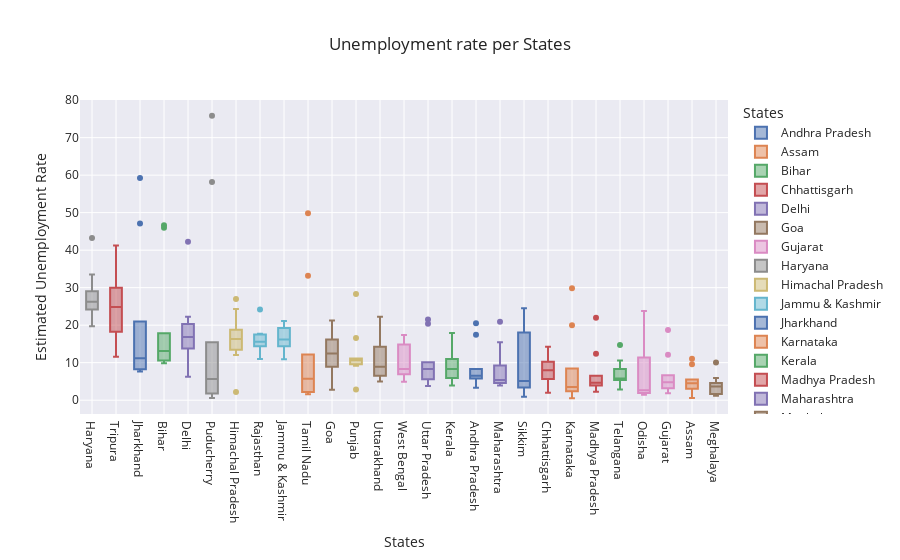

The code cell stored with this chart in its notebook:
### Code cell
import plotly.express as px
fig = px.box(df, x='States', y='Estimated Unemployment Rate', color='States', title='Unemployment rate per States', template='seaborn')
fig.update_layout(xaxis={'categoryorder': 'total descending'})
fig.show()

### Figure 1 — Plotly figure (JSON) as saved in the notebook; plotly's stock layout.template omitted (floating-point values rounded to 4 significant figures)
{"data": [{"alignmentgroup": "True", "hovertemplate": "States=%{x}<br>Estimated Unemployment Rate=%{y}<extra></extra>", "legendgroup": "Andhra Pradesh", "marker": {"color": "rgb(76,114,176)"}, "name": "Andhra Pradesh", "notched": false, "offsetgroup": "Andhra Pradesh", "orientation": "v", "showlegend": true, "type": "box", "x": ["Andhra Pradesh", "Andhra Pradesh", "Andhra Pradesh", "Andhra Pradesh", "Andhra Pradesh", "Andhra Pradesh", "Andhra Pradesh", "Andhra Pradesh", "Andhra Pradesh", "Andhra Pradesh"], "x0": " ", "xaxis": "x", "y": [5.48, 5.83, 5.79, 20.51, 17.43, 3.31, 8.34, 6.96, 6.4, 6.59], "y0": " ", "yaxis": "y"}, {"alignmentgroup": "True", "hovertemplate": "States=%{x}<br>Estimated Unemployment Rate=%{y}<extra></extra>", "legendgroup": "Assam", "marker": {"color": "rgb(221,132,82)"}, "name": "Assam", "notched": false, "offsetgroup": "Assam", "orientation": "v", "showlegend": true, "type": "box", "x": ["Assam", "Assam", "Assam", "Assam", "Assam", "Assam", "Assam", "Assam", "Assam", "Assam"], "x0": " ", "xaxis": "x", "y": [4.66, 4.41, 4.77, 11.06, 9.55, 0.6, 3.77, 5.53, 1.19, 3.02], "y0": " ", "yaxis": "y"}, {"alignmentgroup": "True", "hovertemplate": "States=%{x}<br>Estimated Unemployment Rate=%{y}<extra></extra>", "legendgroup": "Bihar", "marker": {"color": "rgb(85,168,104)"}, "name": "Bihar", "notched": false, "offsetgroup": "Bihar", "orientation": "v", "showlegend": true, "type": "box", "x": ["Bihar", "Bihar", "Bihar", "Bihar", "Bihar", "Bihar", "Bihar", "Bihar", "Bihar", "Bihar"], "x0": " ", "xaxis": "x", "y": [10.61, 10.29, 15.43, 46.64, 45.96, 17.82, 12.79, 13.44, 11.91, 9.82], "y0": " ", "yaxis": "y"}, {"alignmentgroup": "True", "hovertemplate": "States=%{x}<br>Estimated Unemployment Rate=%{y}<extra></extra>", "legendgroup": "Chhattisgarh", "marker": {"color": "rgb(196,78,82)"}, "name": "Chhattisgarh", "notched": false, "offsetgroup": "Chhattisgarh", "orientation": "v", "showlegend": true, "type": "box", "x": ["Chhattisgarh", "Chhattisgarh", "Chhattisgarh", "Chhattisgarh", "Chhattisgarh", "Chhattisgarh", "Chhattisgarh", "Chhattisgarh", "Chhattisgarh", "Chhattisgarh"], "x0": " ", "xaxis": "x", "y": [9.65, 8.38, 7.54, 3.41, 10.5, 14.23, 10.27, 5.63, 1.96, 6.62], "y0": " ", "yaxis": "y"}, {"alignmentgroup": "True", "hovertemplate": "States=%{x}<br>Estimated Unemployment Rate=%{y}<extra></extra>", "legendgroup": "Delhi", "marker": {"color": "rgb(129,114,179)"}, "name": "Delhi", "notched": false, "offsetgroup": "Delhi", "orientation": "v", "showlegend": true, "type": "box", "x": ["Delhi", "Delhi", "Delhi", "Delhi", "Delhi", "Delhi", "Delhi", "Delhi", "Delhi", "Delhi"], "x0": " ", "xaxis": "x", "y": [22.23, 14.84, 17.04, 16.68, 42.27, 18.19, 20.3, 13.79, 12.53, 6.27], "y0": " ", "yaxis": "y"}, {"alignmentgroup": "True", "hovertemplate": "States=%{x}<br>Estimated Unemployment Rate=%{y}<extra></extra>", "legendgroup": "Goa", "marker": {"color": "rgb(147,120,96)"}, "name": "Goa", "notched": false, "offsetgroup": "Goa", "orientation": "v", "showlegend": true, "type": "box", "x": ["Goa", "Goa", "Goa", "Goa", "Goa", "Goa", "Goa", "Goa", "Goa", "Goa"], "x0": " ", "xaxis": "x", "y": [8.89, 2.81, 5.25, 13.31, 21.25, 9.96, 17.07, 16.21, 15.38, 11.54], "y0": " ", "yaxis": "y"}, {"alignmentgroup": "True", "hovertemplate": "States=%{x}<br>Estimated Unemployment Rate=%{y}<extra></extra>", "legendgroup": "Gujarat", "marker": {"color": "rgb(218,139,195)"}, "name": "Gujarat", "notched": false, "offsetgroup": "Gujarat", "orientation": "v", "showlegend": true, "type": "box", "x": ["Gujarat", "Gujarat", "Gujarat", "Gujarat", "Gujarat", "Gujarat", "Gujarat", "Gujarat", "Gujarat", "Gujarat"], "x0": " ", "xaxis": "x", "y": [5.54, 6.38, 6.66, 18.71, 12.11, 3.2, 1.84, 1.87, 3.42, 4.03], "y0": " ", "yaxis": "y"}, {"alignmentgroup": "True", "hovertemplate": "States=%{x}<br>Estimated Unemployment Rate=%{y}<extra></extra>", "legendgroup": "Haryana", "marker": {"color": "rgb(140,140,140)"}, "name": "Haryana", "notched": false, "offsetgroup": "Haryana", "orientation": "v", "showlegend": true, "type": "box", "x": ["Haryana", "Haryana", "Haryana", "Haryana", "Haryana", "Haryana", "Haryana", "Haryana", "Haryana", "Haryana"], "x0": " ", "xaxis": "x", "y": [20.34, 25.77, 25.05, 43.22, 29.02, 26.7, 24.18, 33.5, 19.68, 27.31], "y0": " ", "yaxis": "y"}, {"alignmentgroup": "True", "hovertemplate": "States=%{x}<br>Estimated Unemployment Rate=%{y}<extra></extra>", "legendgroup": "Himachal Pradesh", "marker": {"color": "rgb(204,185,116)"}, "name": "Himachal Pradesh", "notched": false, "offsetgroup": "Himachal Pradesh", "orientation": "v", "showlegend": true, "type": "box", "x": ["Himachal Pradesh", "Himachal Pradesh", "Himachal Pradesh", "Himachal Pradesh", "Himachal Pradesh", "Himachal Pradesh", "Himachal Pradesh", "Himachal Pradesh", "Himachal Pradesh", "Himachal Pradesh"], "x0": " ", "xaxis": "x", "y": [16.83, 16.84, 18.76, 2.2, 26.95, 13.47, 24.31, 15.79, 12.04, 13.46], "y0": " ", "yaxis": "y"}, {"alignmentgroup": "True", "hovertemplate": "States=%{x}<br>Estimated Unemployment Rate=%{y}<extra></extra>", "legendgroup": "Jammu & Kashmir", "marker": {"color": "rgb(100,181,205)"}, "name": "Jammu & Kashmir", "notched": false, "offsetgroup": "Jammu & Kashmir", "orientation": "v", "showlegend": true, "type": "box", "x": ["Jammu & Kashmir", "Jammu & Kashmir", "Jammu & Kashmir", "Jammu & Kashmir", "Jammu & Kashmir", "Jammu & Kashmir", "Jammu & Kashmir", "Jammu & Kashmir", "Jammu & Kashmir"], "x0": " ", "xaxis": "x", "y": [21.08, 20.78, 15.5, 18.74, 17.92, 10.88, 11.09, 16.17, 16.14], "y0": " ", "yaxis": "y"}, {"alignmentgroup": "True", "hovertemplate": "States=%{x}<br>Estimated Unemployment Rate=%{y}<extra></extra>", "legendgroup": "Jharkhand", "marker": {"color": "rgb(76,114,176)"}, "name": "Jharkhand", "notched": false, "offsetgroup": "Jharkhand", "orientation": "v", "showlegend": true, "type": "box", "x": ["Jharkhand", "Jharkhand", "Jharkhand", "Jharkhand", "Jharkhand", "Jharkhand", "Jharkhand", "Jharkhand", "Jharkhand", "Jharkhand"], "x0": " ", "xaxis": "x", "y": [10.61, 11.85, 8.23, 47.09, 59.23, 20.95, 7.63, 9.76, 8.24, 11.8], "y0": " ", "yaxis": "y"}, {"alignmentgroup": "True", "hovertemplate": "States=%{x}<br>Estimated Unemployment Rate=%{y}<extra></extra>", "legendgroup": "Karnataka", "marker": {"color": "rgb(221,132,82)"}, "name": "Karnataka", "notched": false, "offsetgroup": "Karnataka", "orientation": "v", "showlegend": true, "type": "box", "x": ["Karnataka", "Karnataka", "Karnataka", "Karnataka", "Karnataka", "Karnataka", "Karnataka", "Karnataka", "Karnataka", "Karnataka"], "x0": " ", "xaxis": "x", "y": [2.86, 3.61, 3.46, 29.84, 19.97, 8.44, 4.01, 0.5, 2.41, 1.58], "y0": " ", "yaxis": "y"}, {"alignmentgroup": "True", "hovertemplate": "States=%{x}<br>Estimated Unemployment Rate=%{y}<extra></extra>", "legendgroup": "Kerala", "marker": {"color": "rgb(85,168,104)"}, "name": "Kerala", "notched": false, "offsetgroup": "Kerala", "orientation": "v", "showlegend": true, "type": "box", "x": ["Kerala", "Kerala", "Kerala", "Kerala", "Kerala", "Kerala", "Kerala", "Kerala", "Kerala", "Kerala"], "x0": " ", "xaxis": "x", "y": [5.31, 7.6, 8.99, 16.99, 17.88, 9.71, 7.09, 10.98, 5.91, 3.88], "y0": " ", "yaxis": "y"}, {"alignmentgroup": "True", "hovertemplate": "States=%{x}<br>Estimated Unemployment Rate=%{y}<extra></extra>", "legendgroup": "Madhya Pradesh", "marker": {"color": "rgb(196,78,82)"}, "name": "Madhya Pradesh", "notched": false, "offsetgroup": "Madhya Pradesh", "orientation": "v", "showlegend": true, "type": "box", "x": ["Madhya Pradesh", "Madhya Pradesh", "Madhya Pradesh", "Madhya Pradesh", "Madhya Pradesh", "Madhya Pradesh", "Madhya Pradesh", "Madhya Pradesh", "Madhya Pradesh", "Madhya Pradesh"], "x0": " ", "xaxis": "x", "y": [4.11, 4.57, 2.22, 12.36, 21.98, 6.48, 5.08, 4.7, 3.91, 3.13], "y0": " ", "yaxis": "y"}, {"alignmentgroup": "True", "hovertemplate": "States=%{x}<br>Estimated Unemployment Rate=%{y}<extra></extra>", "legendgroup": "Maharashtra", "marker": {"color": "rgb(129,114,179)"}, "name": "Maharashtra", "notched": false, "offsetgroup": "Maharashtra", "orientation": "v", "showlegend": true, "type": "box", "x": ["Maharashtra", "Maharashtra", "Maharashtra", "Maharashtra", "Maharashtra", "Maharashtra", "Maharashtra", "Maharashtra", "Maharashtra", "Maharashtra"], "x0": " ", "xaxis": "x", "y": [4.95, 4.69, 5.79, 20.9, 15.46, 9.23, 3.89, 6.23, 4.55, 4.1], "y0": " ", "yaxis": "y"}, {"alignmentgroup": "True", "hovertemplate": "States=%{x}<br>Estimated Unemployment Rate=%{y}<extra></extra>", "legendgroup": "Meghalaya", "marker": {"color": "rgb(147,120,96)"}, "name": "Meghalaya", "notched": false, "offsetgroup": "Meghalaya", "orientation": "v", "showlegend": true, "type": "box", "x": ["Meghalaya", "Meghalaya", "Meghalaya", "Meghalaya", "Meghalaya", "Meghalaya", "Meghalaya", "Meghalaya", "Meghalaya", "Meghalaya"], "x0": " ", "xaxis": "x", "y": [1.66, 3.59, 1.58, 10.03, 5.92, 1.15, 2.1, 3.74, 4.29, 4.6], "y0": " ", "yaxis": "y"}, {"alignmentgroup": "True", "hovertemplate": "States=%{x}<br>Estimated Unemployment Rate=%{y}<extra></extra>", "legendgroup": "Odisha", "marker": {"color": "rgb(218,139,195)"}, "name": "Odisha", "notched": false, "offsetgroup": "Odisha", "orientation": "v", "showlegend": true, "type": "box", "x": ["Odisha", "Odisha", "Odisha", "Odisha", "Odisha", "Odisha", "Odisha", "Odisha", "Odisha", "Odisha"], "x0": " ", "xaxis": "x", "y": [1.9, 3.12, 13.08, 23.76, 11.41, 3.77, 1.88, 1.42, 2.1, 2.18], "y0": " ", "yaxis": "y"}, {"alignmentgroup": "True", "hovertemplate": "States=%{x}<br>Estimated Unemployment Rate=%{y}<extra></extra>", "legendgroup": "Puducherry", "marker": {"color": "rgb(140,140,140)"}, "name": "Puducherry", "notched": false, "offsetgroup": "Puducherry", "orientation": "v", "showlegend": true, "type": "box", "x": ["Puducherry", "Puducherry", "Puducherry", "Puducherry", "Puducherry", "Puducherry", "Puducherry", "Puducherry", "Puducherry", "Puducherry"], "x0": " ", "xaxis": "x", "y": [0.58, 1.76, 1.2, 75.85, 58.19, 4.24, 15.47, 5.05, 10.9, 6.18], "y0": " ", "yaxis": "y"}, {"alignmentgroup": "True", "hovertemplate": "States=%{x}<br>Estimated Unemployment Rate=%{y}<extra></extra>", "legendgroup": "Punjab", "marker": {"color": "rgb(204,185,116)"}, "name": "Punjab", "notched": false, "offsetgroup": "Punjab", "orientation": "v", "showlegend": true, "type": "box", "x": ["Punjab", "Punjab", "Punjab", "Punjab", "Punjab", "Punjab", "Punjab", "Punjab", "Punjab", "Punjab"], "x0": " ", "xaxis": "x", "y": [11.11, 10.97, 10.32, 2.86, 28.33, 16.55, 9.19, 10.99, 9.61, 9.88], "y0": " ", "yaxis": "y"}, {"alignmentgroup": "True", "hovertemplate": "States=%{x}<br>Estimated Unemployment Rate=%{y}<extra></extra>", "legendgroup": "Rajasthan", "marker": {"color": "rgb(100,181,205)"}, "name": "Rajasthan", "notched": false, "offsetgroup": "Rajasthan", "orientation": "v", "showlegend": true, "type": "box", "x": ["Rajasthan", "Rajasthan", "Rajasthan", "Rajasthan", "Rajasthan", "Rajasthan", "Rajasthan", "Rajasthan", "Rajasthan", "Rajasthan"], "x0": " ", "xaxis": "x", "y": [10.97, 15.16, 11.9, 17.7, 15.74, 14.39, 15.81, 17.51, 15.35, 24.15], "y0": " ", "yaxis": "y"}, {"alignmentgroup": "True", "hovertemplate": "States=%{x}<br>Estimated Unemployment Rate=%{y}<extra></extra>", "legendgroup": "Sikkim", "marker": {"color": "rgb(76,114,176)"}, "name": "Sikkim", "notched": false, "offsetgroup": "Sikkim", "orientation": "v", "showlegend": true, "type": "box", "x": ["Sikkim", "Sikkim", "Sikkim", "Sikkim", "Sikkim", "Sikkim", "Sikkim", "Sikkim"], "x0": " ", "xaxis": "x", "y": [23.57, 2.28, 24.51, 4.46, 4.45, 12.49, 5.7, 0.88], "y0": " ", "yaxis": "y"}, {"alignmentgroup": "True", "hovertemplate": "States=%{x}<br>Estimated Unemployment Rate=%{y}<extra></extra>", "legendgroup": "Tamil Nadu", "marker": {"color": "rgb(221,132,82)"}, "name": "Tamil Nadu", "notched": false, "offsetgroup": "Tamil Nadu", "orientation": "v", "showlegend": true, "type": "box", "x": ["Tamil Nadu", "Tamil Nadu", "Tamil Nadu", "Tamil Nadu", "Tamil Nadu", "Tamil Nadu", "Tamil Nadu", "Tamil Nadu", "Tamil Nadu", "Tamil Nadu"], "x0": " ", "xaxis": "x", "y": [1.57, 2.09, 6.4, 49.83, 33.16, 12.2, 6.81, 2.65, 5, 2.16], "y0": " ", "yaxis": "y"}, {"alignmentgroup": "True", "hovertemplate": "States=%{x}<br>Estimated Unemployment Rate=%{y}<extra></extra>", "legendgroup": "Telangana", "marker": {"color": "rgb(85,168,104)"}, "name": "Telangana", "notched": false, "offsetgroup": "Telangana", "orientation": "v", "showlegend": true, "type": "box", "x": ["Telangana", "Telangana", "Telangana", "Telangana", "Telangana", "Telangana", "Telangana", "Telangana", "Telangana", "Telangana"], "x0": " ", "xaxis": "x", "y": [5.49, 8.29, 5.77, 6.25, 14.7, 10.55, 5.36, 5.79, 3.27, 2.86], "y0": " ", "yaxis": "y"}, {"alignmentgroup": "True", "hovertemplate": "States=%{x}<br>Estimated Unemployment Rate=%{y}<extra></extra>", "legendgroup": "Tripura", "marker": {"color": "rgb(196,78,82)"}, "name": "Tripura", "notched": false, "offsetgroup": "Tripura", "orientation": "v", "showlegend": true, "type": "box", "x": ["Tripura", "Tripura", "Tripura", "Tripura", "Tripura", "Tripura", "Tripura", "Tripura", "Tripura", "Tripura"], "x0": " ", "xaxis": "x", "y": [32.67, 28.4, 29.95, 41.23, 21.51, 21.71, 18.24, 27.92, 17.35, 11.57], "y0": " ", "yaxis": "y"}, {"alignmentgroup": "True", "hovertemplate": "States=%{x}<br>Estimated Unemployment Rate=%{y}<extra></extra>", "legendgroup": "Uttar Pradesh", "marker": {"color": "rgb(129,114,179)"}, "name": "Uttar Pradesh", "notched": false, "offsetgroup": "Uttar Pradesh", "orientation": "v", "showlegend": true, "type": "box", "x": ["Uttar Pradesh", "Uttar Pradesh", "Uttar Pradesh", "Uttar Pradesh", "Uttar Pradesh", "Uttar Pradesh", "Uttar Pradesh", "Uttar Pradesh", "Uttar Pradesh", "Uttar Pradesh"], "x0": " ", "xaxis": "x", "y": [7.58, 8.98, 10.11, 21.54, 20.41, 9.47, 5.56, 5.79, 4.18, 3.75], "y0": " ", "yaxis": "y"}, {"alignmentgroup": "True", "hovertemplate": "States=%{x}<br>Estimated Unemployment Rate=%{y}<extra></extra>", "legendgroup": "Uttarakhand", "marker": {"color": "rgb(147,120,96)"}, "name": "Uttarakhand", "notched": false, "offsetgroup": "Uttarakhand", "orientation": "v", "showlegend": true, "type": "box", "x": ["Uttarakhand", "Uttarakhand", "Uttarakhand", "Uttarakhand", "Uttarakhand", "Uttarakhand", "Uttarakhand", "Uttarakhand", "Uttarakhand", "Uttarakhand"], "x0": " ", "xaxis": "x", "y": [5.49, 4.99, 19.85, 6.48, 8.01, 8.61, 12.38, 14.26, 22.26, 9.23], "y0": " ", "yaxis": "y"}, {"alignmentgroup": "True", "hovertemplate": "States=%{x}<br>Estimated Unemployment Rate=%{y}<extra></extra>", "legendgroup": "West Bengal", "marker": {"color": "rgb(218,139,195)"}, "name": "West Bengal", "notched": false, "offsetgroup": "West Bengal", "orientation": "v", "showlegend": true, "type": "box", "x": ["West Bengal", "West Bengal", "West Bengal", "West Bengal", "West Bengal", "West Bengal", "West Bengal", "West Bengal", "West Bengal", "West Bengal"], "x0": " ", "xaxis": "x", "y": [6.94, 4.92, 6.92, 17.41, 17.41, 7.29, 6.83, 14.87, 9.35, 9.98], "y0": " ", "yaxis": "y"}], "layout": {"autosize": true, "boxmode": "overlay", "legend": {"title": {"text": "States"}, "tracegroupgap": 0}, "title": {"text": "Unemployment rate per States"}, "xaxis": {"anchor": "y", "autorange": true, "categoryarray": ["Andhra Pradesh", "Assam", "Bihar", "Chhattisgarh", "Delhi", "Goa", "Gujarat", "Haryana", "Himachal Pradesh", "Jammu & Kashmir", "Jharkhand", "Karnataka", "Kerala", "Madhya Pradesh", "Maharashtra", "Meghalaya", "Odisha", "Puducherry", "Punjab", "Rajasthan", "Sikkim", "Tamil Nadu", "Telangana", "Tripura", "Uttar Pradesh", "Uttarakhand", "West Bengal"], "categoryorder": "total descending", "domain": [0, 1], "range": [-0.5, 26.5], "title": {"text": "States"}, "type": "category"}, "yaxis": {"anchor": "x", "autorange": true, "domain": [0, 1], "range": [-3.686, 80.04], "title": {"text": "Estimated Unemployment Rate"}, "type": "linear"}}}
